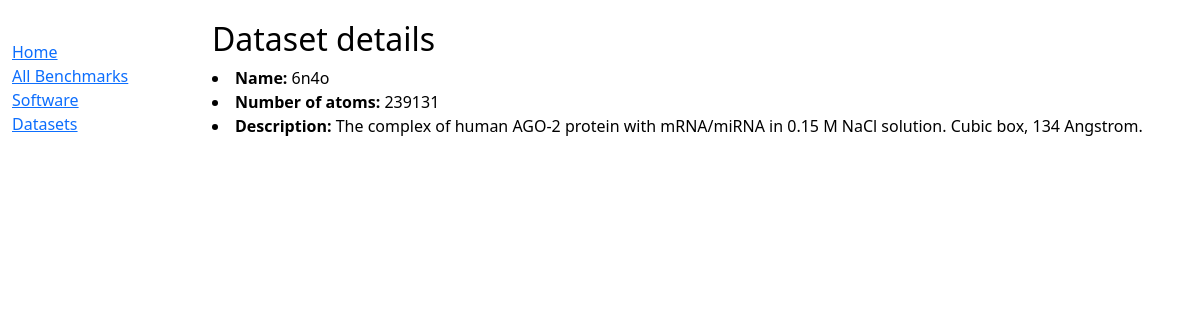
Before: /mdbench/dataset/1 with the older database file.
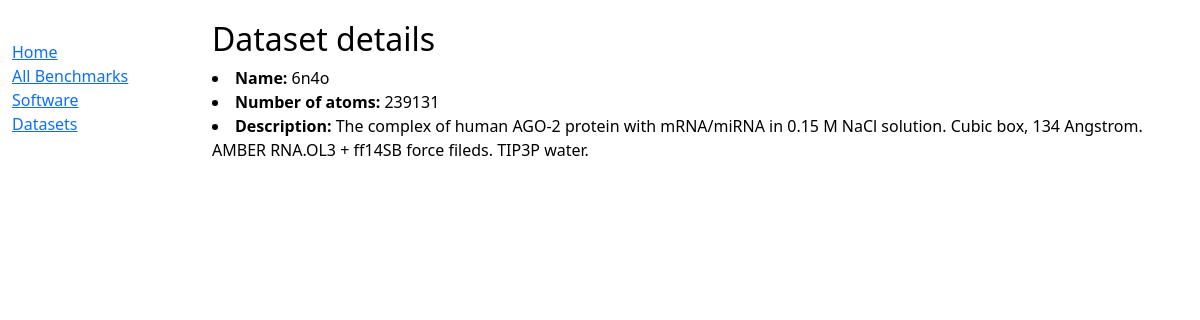
After: the same page with the newer database file.
### mdbench/models.py (models this page shows, shortened)
class Benchmark(models.Model):
    class Meta:
        verbose_name_plural = "1. Test Systems"
    name = models.CharField(max_length=100, help_text='Enter a benchmark name')
    natoms = models.IntegerField()
    description = models.TextField()

### mdbench/views.py (the view)
# urls.py: path('dataset/<int:pk>', views.DatasetDetailView.as_view(), name='dataset-detail'),
class DatasetDetailView(generic.DetailView):
    model = Benchmark

### mdbench/templates/mdbench/benchmark_detail.html
{% extends "base_generic.html" %}
{% block content %}
<h2>Dataset details</h2>
<ul>
  <li><strong>Name:</strong> {{ benchmark.name}}</li>
  <li><strong>Number of atoms:</strong> {{ benchmark.natoms}}</li>
  <li><strong>Description:</strong> {{ benchmark.description }}</li>
</ul>
{% endblock %}

Changed rows visible on the page:
changed Benchmark: description "The complex of human AGO-2 protein with mRNA/miRNA in 0.15 M NaCl solution. Cubic box, 134 Angstrom." → "The complex of human AGO-2 protein with mRNA/miRNA in 0.15 M NaCl solution. Cubic box, 134 Angstrom. AMBER RNA.OL3 + ff14SB force fileds. TIP3P water."
